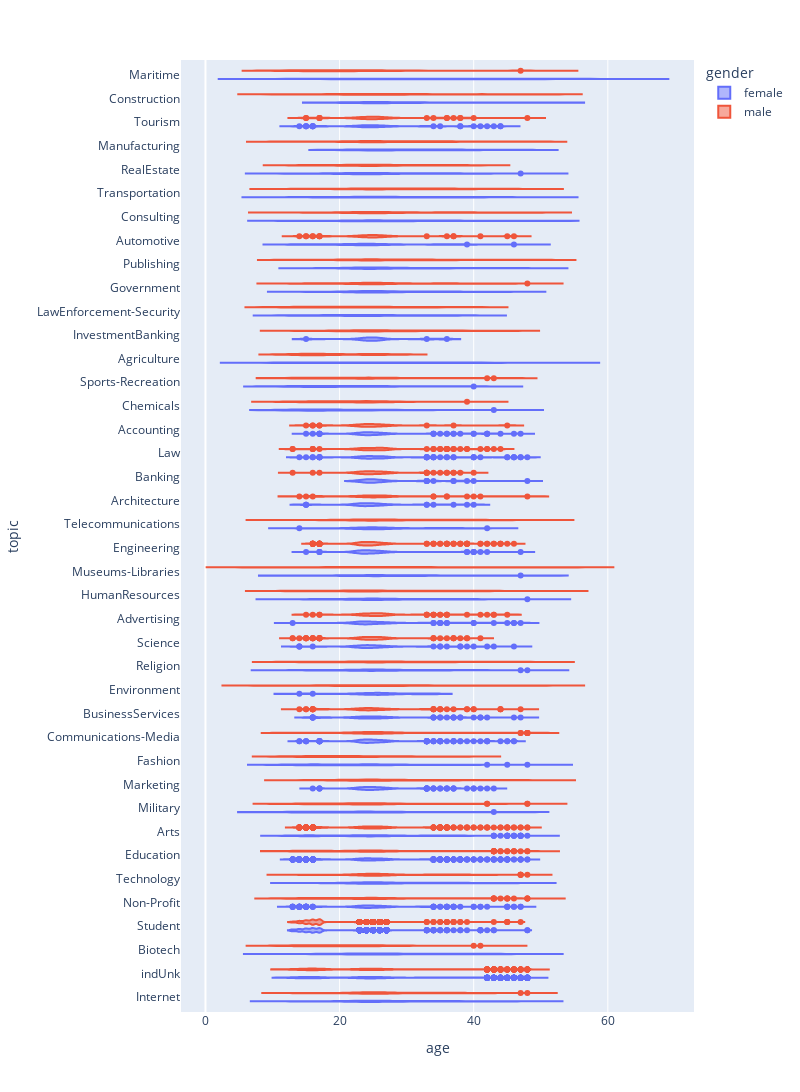

Notebook code for this chart:
### Code cell
fig = px.violin(bdf,y='topic',x='age',color='gender',orientation='h',
         height=2000,width=800, hover_name="topic")
fig.show()

### Figure 1 — Plotly figure (JSON) as saved in the notebook; plotly's stock layout.template omitted (floating-point values rounded to 4 significant figures; data arrays with more than 128 entries replaced by an {"elided": "..."} marker saying what was removed)
{"data": [{"alignmentgroup": "True", "box": {"visible": false}, "hovertemplate": "<b>%{hovertext}</b><br><br>gender=female<br>age=%{x}<br>topic=%{y}<extra></extra>", "hovertext": {"elided": "9660 str values"}, "legendgroup": "female", "marker": {"color": "#636efa"}, "name": "female", "offsetgroup": "female", "orientation": "h", "scalegroup": "True", "showlegend": true, "type": "violin", "x": {"elided": "9660 int values"}, "x0": " ", "xaxis": "x", "y": {"elided": "9660 str values"}, "y0": " ", "yaxis": "y"}, {"alignmentgroup": "True", "box": {"visible": false}, "hovertemplate": "<b>%{hovertext}</b><br><br>gender=male<br>age=%{x}<br>topic=%{y}<extra></extra>", "hovertext": {"elided": "9660 str values"}, "legendgroup": "male", "marker": {"color": "#EF553B"}, "name": "male", "offsetgroup": "male", "orientation": "h", "scalegroup": "True", "showlegend": true, "type": "violin", "x": {"elided": "9660 int values"}, "x0": " ", "xaxis": "x", "y": {"elided": "9660 str values"}, "y0": " ", "yaxis": "y"}], "layout": {"height": 2000, "legend": {"title": {"text": "gender"}, "tracegroupgap": 0}, "margin": {"t": 60}, "violinmode": "group", "width": 800, "xaxis": {"anchor": "y", "domain": [0, 1], "title": {"text": "age"}}, "yaxis": {"anchor": "x", "domain": [0, 1], "title": {"text": "topic"}}}}
